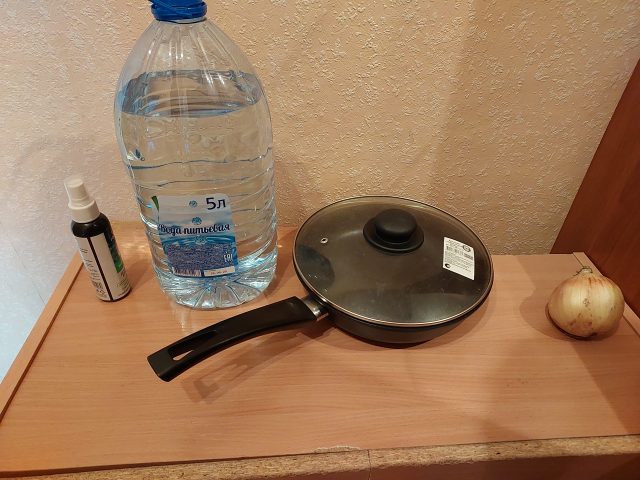
#> input picture mypic.png, 1280 x 960 px (shown at 1/2 size)
$ python -i combine_color_masks.py   (imports and definitions only)
#> lines starting #> are read from the running program, lines starting #| are printed output that depends on the picture; after the words box and inside, x2 and y2 are one past the last pixel; in counts of white or black regions, pixels touching at a corner belong together
#> in main_process_file, img_bgr is the input picture: shape (960, 1280, 3); mean B, G, R 91, 121.6, 157.7
#> in main_process_file, `img_hsv = cv2.cvtColor(img_bgr, cv2.COLOR_BGR2HSV)`: img_hsv: shape (960, 1280, 3); mean H, S, V 17.8, 116.5, 158.9
#!/usr/bin/env python3
# -*- coding: utf-8  -*-
# -*- mode:   python -*-

# This file is part of the educational OpenCV tasks.
#
# Copyright (C) 2025  ferrovovan
#
# This program is free software: you can redistribute it and/or modify
# it under the terms of the GNU General Public License as published by
# the Free Software Foundation, either version 3 of the License, or
# (at your option) any later version.
#
# This program is distributed in the hope that it will be useful,
# but WITHOUT ANY WARRANTY; without even the implied warranty of
# MERCHANTABILITY or FITNESS FOR A PARTICULAR PURPOSE.  See the
# GNU General Public License for more details.
#
# You should have received a copy of the GNU General Public License
# along with this program.  If not, see <https://www.gnu.org/licenses/>.

"""
CV-2-04: Объединение нескольких масок цветов
Описание задачи:
Объединить маски (на философской основе CV-1-12) для нескольких цветов (например, красный и синий).
"""

import os
import argparse
import cv2
import numpy as np

# [6 lines of commented-out code are left out]


class ColorMask:
	"""
	Контейнер диапазонов HSV для выделения цветов.

	Позволяет хранить несколько диапазонов (например, для красного ―
	0..10 и 170..180 градусов тона), объединять их, создавать итоговую маску.

	Примеры:
		red_mask = ColorMask("red")
		red_mask += (np.array([0, 100, 100]), np.array([10, 255, 255]))
		red_mask += (np.array([170, 100, 100]), np.array([180, 255, 255]))

		mask = red_mask.create_mask(image_hsv)
	"""

	def __init__(self, color_name: str):
		self.name = color_name
		self.hsv_ranges: list[tuple[np.ndarray, np.ndarray]] = []

	def add_hsv_range(self, hsv_range: tuple[np.ndarray, np.ndarray]) -> None:
		"""
		Добавление диапазона HSV.

		Args:
			hsv_range (tuple[np.ndarray, np.ndarray]): нижняя и верхняя границы.

		Raises:
			ValueError: Если диапазон задан неверно.
		"""
#> called with hsv_range = ([0, 100, 100], [10, 255, 255])
		if len(hsv_range) != 2:
			raise ValueError("hsv_range должен содержать (LOWER, UPPER)")
		for value in hsv_range:
			if not isinstance(value, np.ndarray):
				raise TypeError("LOWER и UPPER должны быть np.ndarray")
			if value.shape != (3,):
				raise ValueError("Каждая граница HSV должна быть вектором из 3 чисел")
		self.hsv_ranges.append(hsv_range)

	def __iadd__(self, hsv_range: tuple[np.ndarray, np.ndarray]):
		"""
		Позволяет добавлять диапазоны оператором +=
		"""
		self.add_hsv_range(hsv_range)
		return self

	def create_mask(self, image_hsv: np.ndarray) -> np.ndarray:
		"""
		Создание маски для всех диапазонов цвета.

		Args:
			image_hsv (np.ndarray): Изображение в пространстве HSV.

		Returns:
			np.ndarray: Итоговая бинарная маска.
		"""
		if not self.hsv_ranges:
			raise ValueError(f"У маски {self.name} нет диапазонов HSV")

		masks = [cv2.inRange(image_hsv, lower, upper) for lower, upper in self.hsv_ranges]
#> masks = 2 items
		result_mask = masks[0]
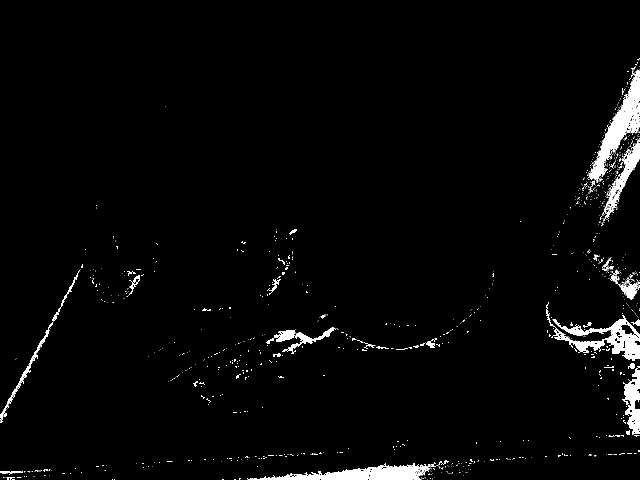
#> result_mask: shape (960, 1280) (shown at 1/2 size); 2.5% white; 1124 white regions (1064 under 20 px), largest, box (x1, y1, x2, y2) and area: (1177, 139, 1280, 361) 6100, (494, 927, 872, 960) 5411, (1105, 631, 1280, 722) 5179
		for m in masks[1:]:
			result_mask = cv2.bitwise_or(result_mask, m)
#> this loop made 1 pass
		return result_mask


# --- Шаг 1. Создание маски для красного ---
def create_red_mask() -> ColorMask:
	"""
	Создание готовой маски для красного.
	"""
	cm = ColorMask("red")
	cm += (np.array([0, 100, 100]), np.array([10, 255, 255]))
	cm += (np.array([170, 100, 100]), np.array([180, 255, 255]))
	return cm


# --- Шаг 2. Создание маски для синего ---
def create_blue_mask() -> ColorMask:
	"""
	Создание готовой маски для синего.
	"""
	cm = ColorMask("blue")
	cm += (np.array([100, 100, 100]), np.array([130, 255, 255]))
	return cm


# --- Шаг 3. Объединение масок ---
def combine_masks(masks: list[ColorMask], image_hsv: np.ndarray) -> np.ndarray:
	"""
	Создание итоговой маски из нескольких ColorMask.

	Args:
		masks (list[ColorMask]): список масок.
		image_hsv (np.ndarray): HSV-изображение.

	Returns:
		np.ndarray: итоговая бинарная маска.
	"""
	if not masks:
		raise ValueError("Список масок пуст")

	result_mask = masks[0].create_mask(image_hsv)
	for cm in masks[1:]:
		result_mask = cv2.bitwise_or(result_mask, cm.create_mask(image_hsv))
#> this loop made 1 pass
#> pass 1, in create_mask (call 2), `result_mask = masks[0]`:
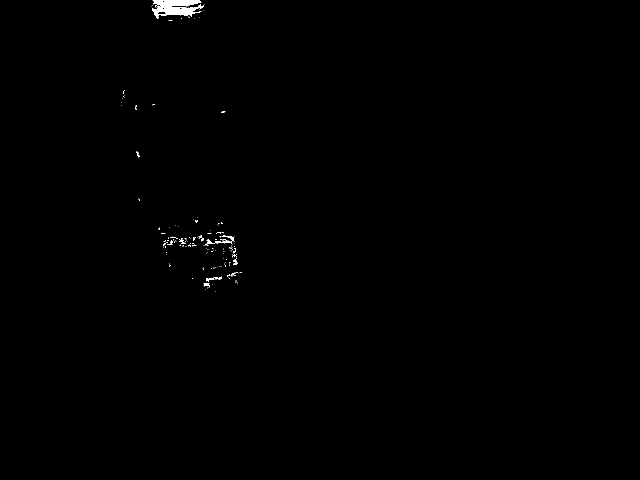
#> result_mask: shape (960, 1280) (shown at 1/2 size); 0.28% white; 205 white regions (191 under 20 px), largest, box (x1, y1, x2, y2) and area: (304, 0, 408, 38) 2269, (443, 471, 469, 488) 97, (430, 481, 461, 486) 80
#> pass 1, in combine_masks, `result_mask = cv2.bitwise_or(result_mask, cm.create_mask(image_hsv))`:
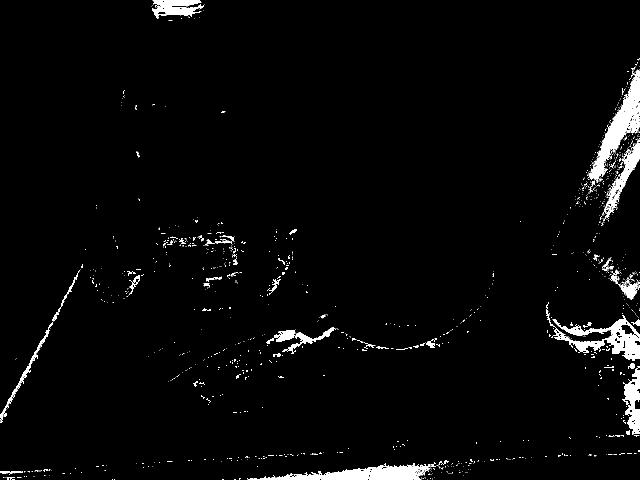
#> result_mask: shape (960, 1280) (shown at 1/2 size); 2.8% white; 1329 white regions (1255 under 20 px), largest, box (x1, y1, x2, y2) and area: (1177, 139, 1280, 361) 6100, (494, 927, 872, 960) 5411, (1105, 631, 1280, 722) 5179
	return result_mask


# --- Шаг 4. Применение маски к изображению ---
def apply_mask(image_bgr: np.ndarray, mask: np.ndarray) -> np.ndarray:
	"""
	Применение маски к изображению.

	Args:
		image_bgr (np.ndarray): Исходное изображение в формате BGR.
		mask (np.ndarray): Двоичная маска (одноканальное изображение).

	Returns:
		np.ndarray: Новое изображение, где сохраняются только пиксели,
		соответствующие белым областям маски, остальные зануляются.

	Raises:
		ValueError: Если входное изображение или маска пусты,
		либо если размеры не совпадают.
	"""

	if image_bgr is None or image_bgr.size == 0:
		raise ValueError("Входное изображение пустое или None")

	if mask is None or mask.size == 0:
		raise ValueError("Маска пустая или None")

	if image_bgr.shape[:2] != mask.shape[:2]:
		raise ValueError(
			f"Размеры изображения {image_bgr.shape[:2]} "
			f"и маски {mask.shape[:2]} не совпадают"
		)

	# Применение маски: оставляем только белые области, остальные зануляем
	result = cv2.bitwise_and(image_bgr, image_bgr, mask=mask)
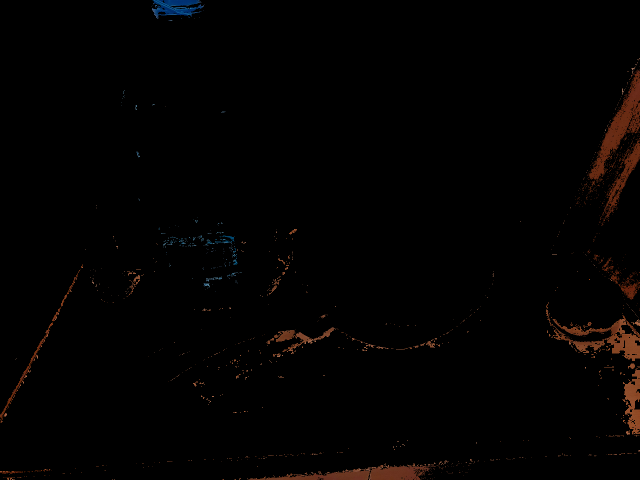
#> result: shape (960, 1280, 3) (shown at 1/2 size); mean B, G, R 1.1, 1.6, 3
	return result


# --- Шаг 5. Отобразить результат ---
def show_result(original: np.ndarray, mask: np.ndarray, result: np.ndarray) -> None:
	"""
	Отображение исходного изображения, маски и результата.

	Args:
		original (np.ndarray): Исходное изображение в формате BGR.
		mask (np.ndarray): Двоичная маска.
		result (np.ndarray): Изображение после применения маски.

	Returns:
		None: Функция только выводит изображения в окна.

	Raises:
		ValueError: Если одно из изображений пустое.
	"""

	print("Type any key to proceed")
	cv2.imshow("Original", original)
	print("Original Image")
	cv2.waitKey(0)
	cv2.imshow("Combined Mask", mask)
	print("Combined Mask")
	cv2.waitKey(0)
	cv2.imshow("Result", result)
	print("Result Image")
	cv2.waitKey(0)
	cv2.destroyAllWindows()


# --- Основная логика ---
def main_process_file(img_path: str) -> None:
	"""
	Основная функция обработки файла-изображения:
	загрузка, создание масок, объединение и отображение.

	Args:
		img_path (str): Путь до входного файла-изображения.

	Returns:
		None: Функция выполняет обработку и отображает результат.

	Raises:
		FileNotFoundError: Если файл по указанному пути отсутствует.
		ValueError: Если изображение не удалось загрузить
			или его формат некорректен.
	"""
	if not os.path.isfile(img_path):
		raise FileNotFoundError(f"Файл '{img_path}' не существует.")

	img_bgr = cv2.imread(img_path, cv2.IMREAD_COLOR)
	if img_bgr is None:
		raise ValueError(f"Не удалось загрузить изображение: {img_path}")
	img_hsv = cv2.cvtColor(img_bgr, cv2.COLOR_BGR2HSV)

	mask_red: ColorMask  = create_red_mask()
	mask_blue: ColorMask = create_blue_mask()
	masks: list[ColorMask] = [mask_red, mask_blue]

	combined_mask: np.ndarray = combine_masks(masks, img_hsv)
	result: np.ndarray   = apply_mask(img_bgr, combined_mask)

	show_result(img_bgr, combined_mask, result)


# --- Пример на HSV-шкале ---
# [56 lines left out: functions create_hue_gradient_python, create_hue_gradient_numpy, example_synthetic, not called in this run]


# [23 lines not run here, left out]

>>> result = main_process_file('mypic.png')
